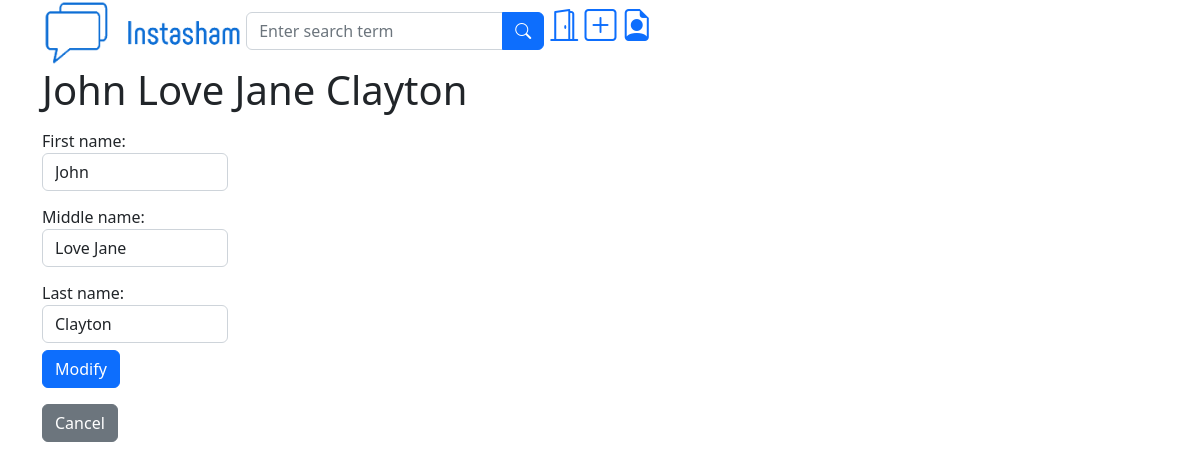
Screenshot of /Profile/edit (signed in) with the database file from the repository.
### tables this page shows
CREATE TABLE `profile` (
  `profile_id` int(11) NOT NULL,
  `first_name` varchar(50) NOT NULL,
  `middle_name` varchar(50) NOT NULL,
  `last_name` varchar(50) NOT NULL,
  `user_id` int(11) NOT NULL
);

### app/core/Controller.php (called while the page is built, shortened)
<?php
class Controller{
	public function view($name, $data = []){
		include('app/views/' . $name . '.php');
	}
}

### app/core/App.php (called while the page is built, shortened)
<?php
class App{
	private $method = 'index';
	public function __construct(){
		$url = self::parseUrl();
		if(isset($url[0])){
			unset($url[0]);
		}
		$this->controller = new $this->controller;
		if(isset($url[1])){
			if(method_exists($this->controller, $url[1])){
				$this->method = $url[1];
			}
			unset($url[1]);
		}
		$params = $url ? array_values($url) : [];
		call_user_func_array([ $this->controller, $this->method ], $params);
	}
	public static function parseUrl(){
		if(isset($_GET['url']))
		{
			return explode('/',
				filter_var(
					rtrim($_GET['url'], '/'))
				,FILTER_SANITIZE_URL);
		}
	}
}

### index.php (called while the page is built, shortened)
<?php
	new app\core\App();

### app/models/Profile.php (called while the page is built, shortened)
<?php
class Profile extends \app\core\Model{
	public function __toString(){
		return "$this->first_name $this->middle_name $this->last_name";
	}
	public function get($profile_id){
		$SQL = "SELECT * FROM profile WHERE profile_id=:profile_id";
		$STMT = self::$_connection->prepare($SQL);
		$STMT->execute(['profile_id'=>$profile_id]);
		$STMT->setFetchMode(\PDO::FETCH_CLASS, 'app\models\Profile');
		return $STMT->fetch();
	}
}

### app/core/Model.php (called while the page is built, shortened)
<?php
class Model{
	public function __construct(){
		$server = 'localhost';
		$dbname = 'Instasham';
		$username = 'root';
		$password = '';
	}
}

### app/views/Profile/edit.php (the view, shortened to what this page needs)
<h1><?=$data ?></h1>
<form action='' method="post">
	<div class="form-group">
		<label class="col-sm-2 col-form-label">First name:<input class='form-control' type="text" name="first_name" placeholder="first name" value='<?=htmlspecialchars($data->first_name)?>'/></label>
	</div>
	<div class="form-group">
		<label class="col-sm-2 col-form-label">Middle name:<input class='form-control' type="text" name="middle_name" placeholder="middle name" value='<?=htmlspecialchars($data->middle_name)?>'/></label>
	</div>
	<div class="form-group">
		<label class="col-sm-2 col-form-label">Last name:<input class='form-control' type="text" name="last_name" placeholder="last name" value='<?=htmlspecialchars($data->last_name)?>'/></label>
	</div>
	<input type='submit' name='action' value="Modify" class='btn btn-primary' />
</form>
<a href='/Profile/' class='btn btn-secondary'>Cancel</a>

### rows the page displays
profile: data "John Love Jane Clayton", first_name "John", middle_name "Love Jane", last_name "Clayton"
